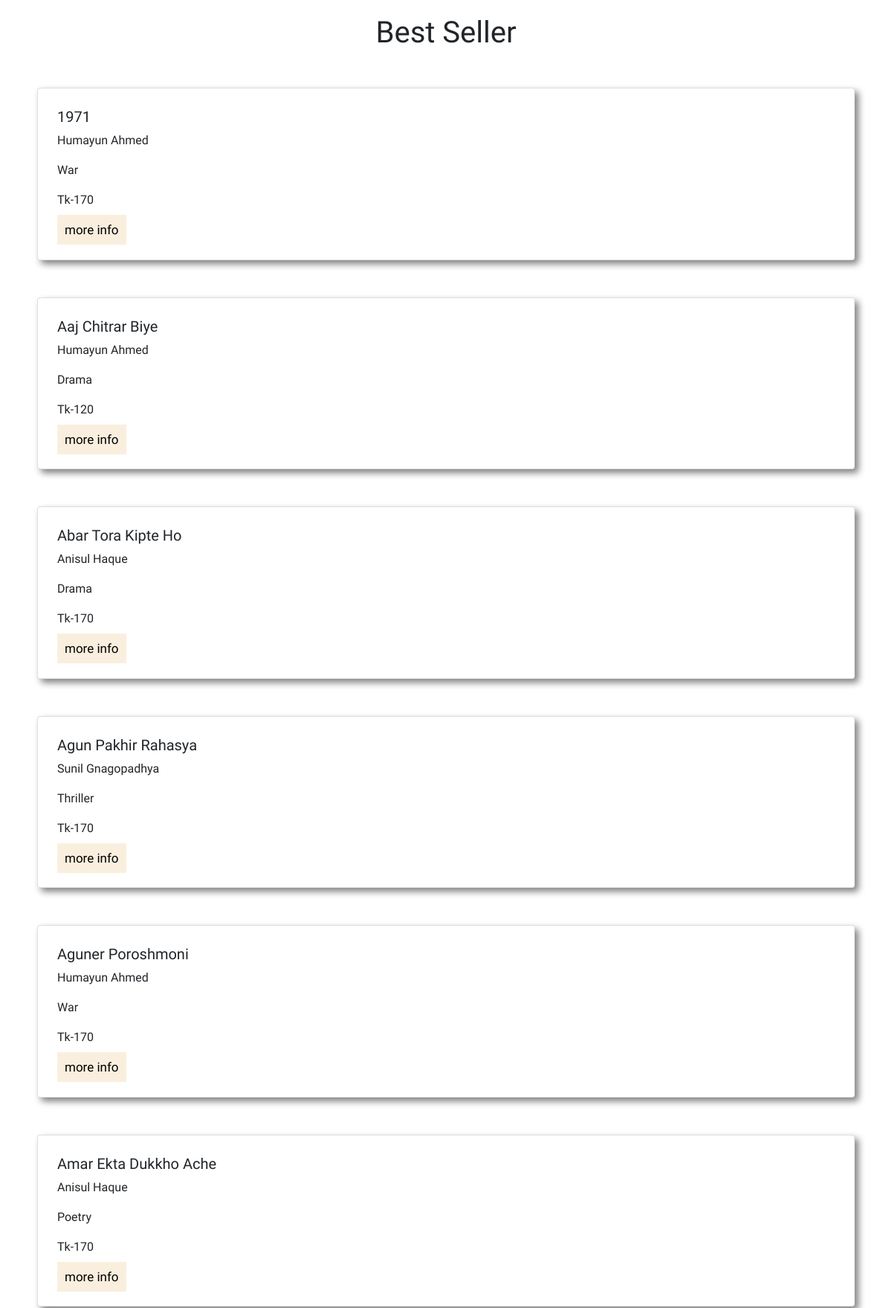
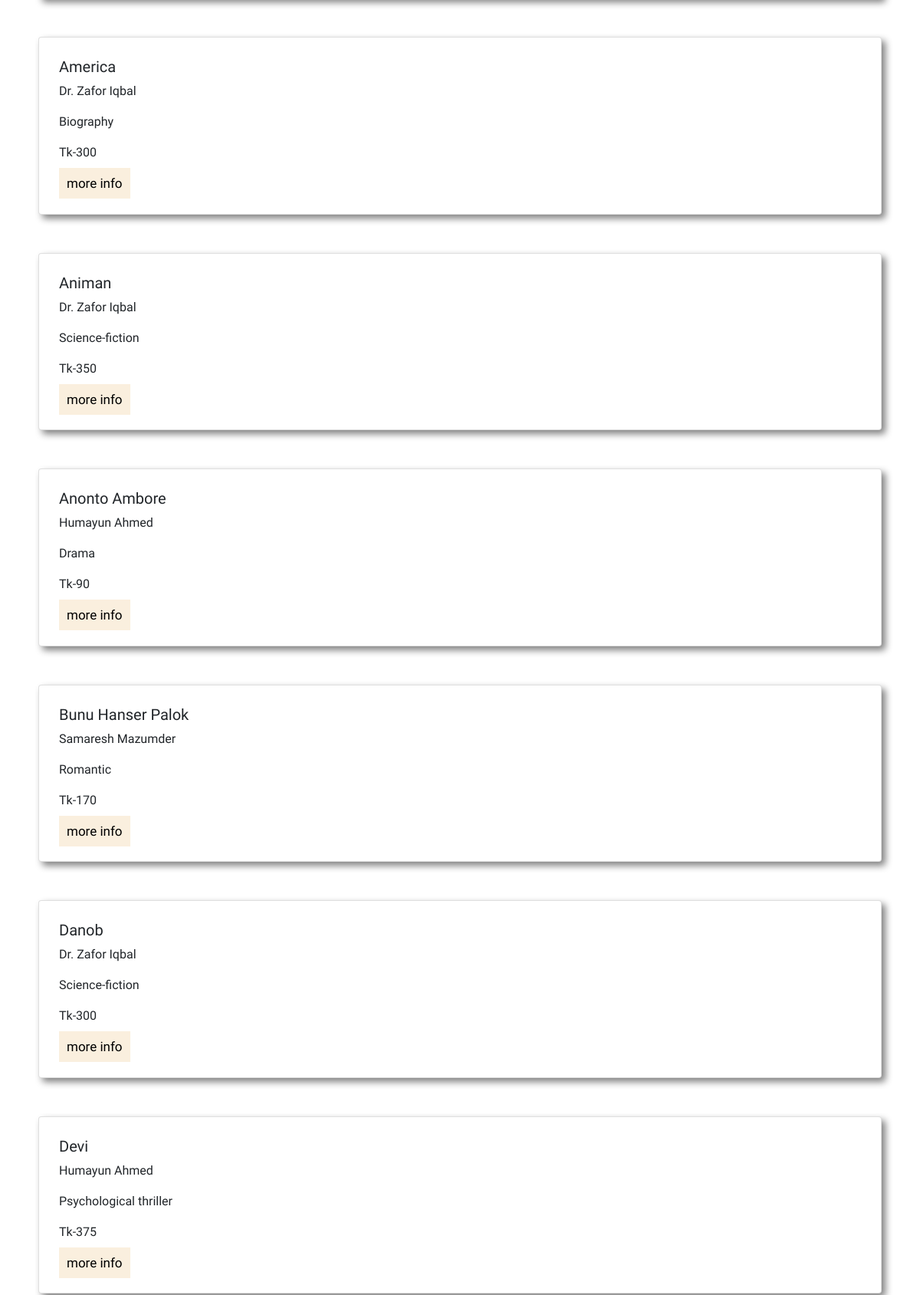
The app's page /files/bestSeller.php (upper part) with its own data (2 pictures, top to bottom).
### tables this page shows
CREATE TABLE `book` (
  `ISBN` int(30) NOT NULL,
  `title` varchar(100) DEFAULT NULL,
  `author_name` varchar(50) DEFAULT NULL,
  `publication_id` int(10) DEFAULT NULL,
  `price` int(10) DEFAULT NULL,
  `genre` varchar(30) DEFAULT NULL,
  `pdf` varchar(10) DEFAULT NULL,
  `rating` decimal(3,1) DEFAULT NULL,
  `used` varchar(20) DEFAULT NULL,
  `offer` varchar(20) DEFAULT NULL,
  `year` date DEFAULT NULL
);

### files/bestSeller.php (the view, shortened to what this page needs)
<!DOCTYPE html>
<html lang="en">
<head>
    <link href="https://cdn.jsdelivr.net/npm/bootstrap@5.0.2/dist/css/bootstrap.min.css" rel="stylesheet">
    <link rel="stylesheet" href="../css/books.css">
</head>
<body>
<?php
$db = mysqli_connect("localhost", "root", "", "readersden");
$sql = "SELECT title, author_name, genre, price FROM book WHERE rating>=4.0 ORDER BY title ASC";
$result = mysqli_query($db, $sql);
?>
    <h1 class="text-center">Best Seller</h1>
    <?php
          if (mysqli_num_rows($result)>0) {
          while ($row= mysqli_fetch_assoc($result)) {
    ?>
    <div class="card books">
        <div class="card-body">
          <h5 class="card-title"> <?php echo $row['title']; ?> </h5>
          <p class="card-text"> <?php echo $row['author_name']; ?> </p>
          <p class="card-text"> <?php echo $row['genre']; ?> </p>
          <p class="card-text"> <?php echo "Tk-".$row['price']; ?> </p>
          <a href="#" class="button">more info</a>
        </div>
      </div>
      <?php
  }
} else {
  echo "0 results";
}
?>
</body>
</html>

### css/books.css (style rules this page uses)
body { font-family: 'Oswald', sans-serif; }
.books { margin: 50px; padding: 10px; box-shadow: gray 5px 5px 10px; }
h1 { padding-top: 20px; }
.button { margin: 10px 0; padding: 10px; border: none; outline: none; cursor: pointer; font-size: 17px; width: 80%; background-color: #f8e9d2b9; text-decoration: none; color: black; }

### records on screen
book: title "1971", author_name "Humayun Ahmed", genre "War", price "170"
book: title "Aaj Chitrar Biye", author_name "Humayun Ahmed", genre "Drama", price "120"
book: title "Abar Tora Kipte Ho", author_name "Anisul Haque", genre "Drama", price "170"
book: title "Agun Pakhir Rahasya", author_name "Sunil Gnagopadhya", genre "Thriller", price "170"
book: title "Aguner Poroshmoni", author_name "Humayun Ahmed", genre "War", price "170"
book: title "Amar Ekta Dukkho Ache", author_name "Anisul Haque", genre "Poetry", price "170"
book: title "America", author_name "Dr. Zafor Iqbal", genre "Biography", price "300"
book: title "Animan", author_name "Dr. Zafor Iqbal", genre "Science-fiction", price "350"
book: title "Anonto Ambore", author_name "Humayun Ahmed", genre "Drama", price "90"
book: title "Bunu Hanser Palok", author_name "Samaresh Mazumder", genre "Romantic", price "170"
book: title "Danob", author_name "Dr. Zafor Iqbal", genre "Science-fiction", price "300"
book: title "Devi", author_name "Humayun Ahmed", genre "Psychological thriller", price "375"
